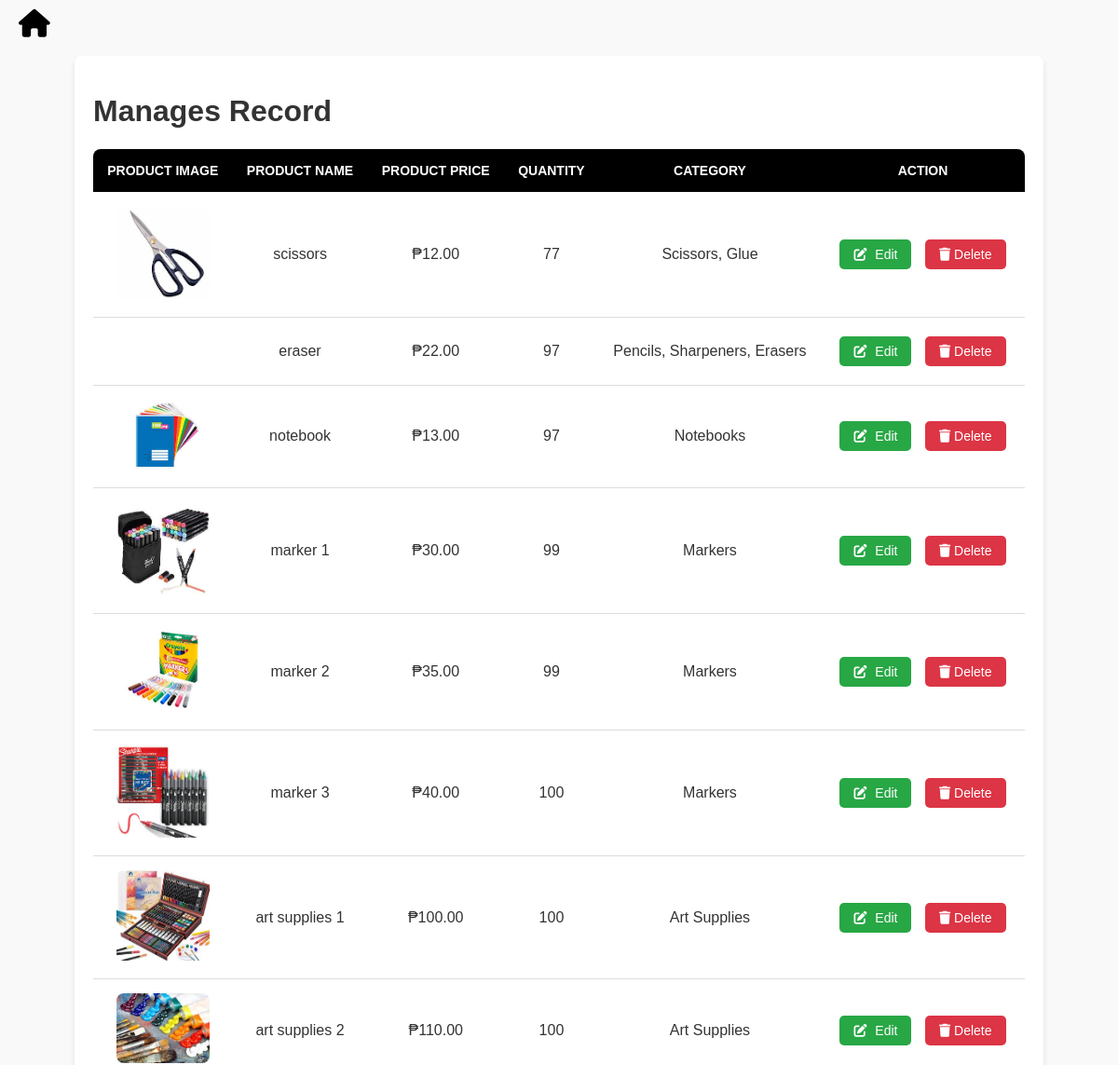
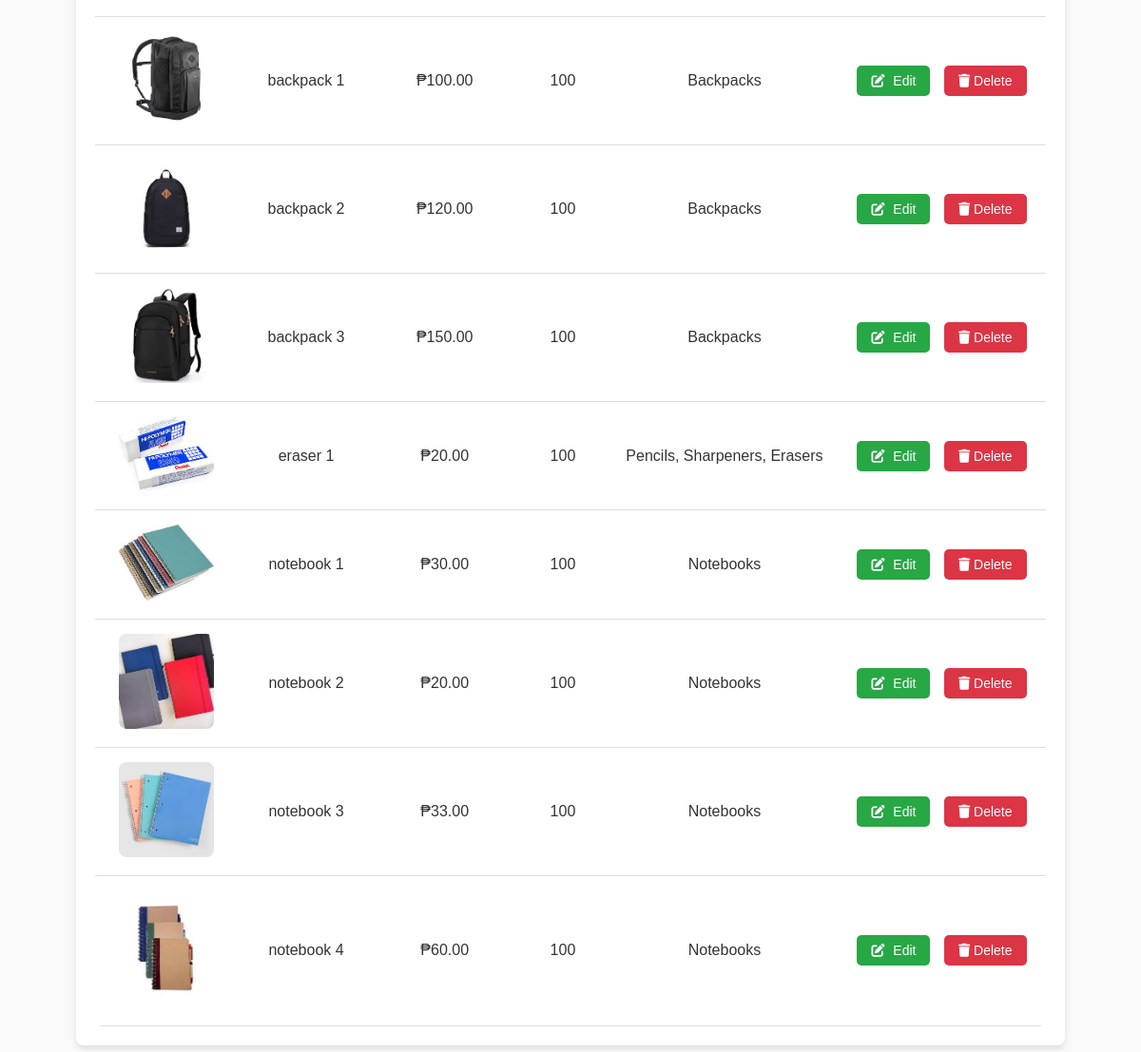
/products/product_list.php, run on an earlier commit of the app's database (2 pictures, top to bottom).
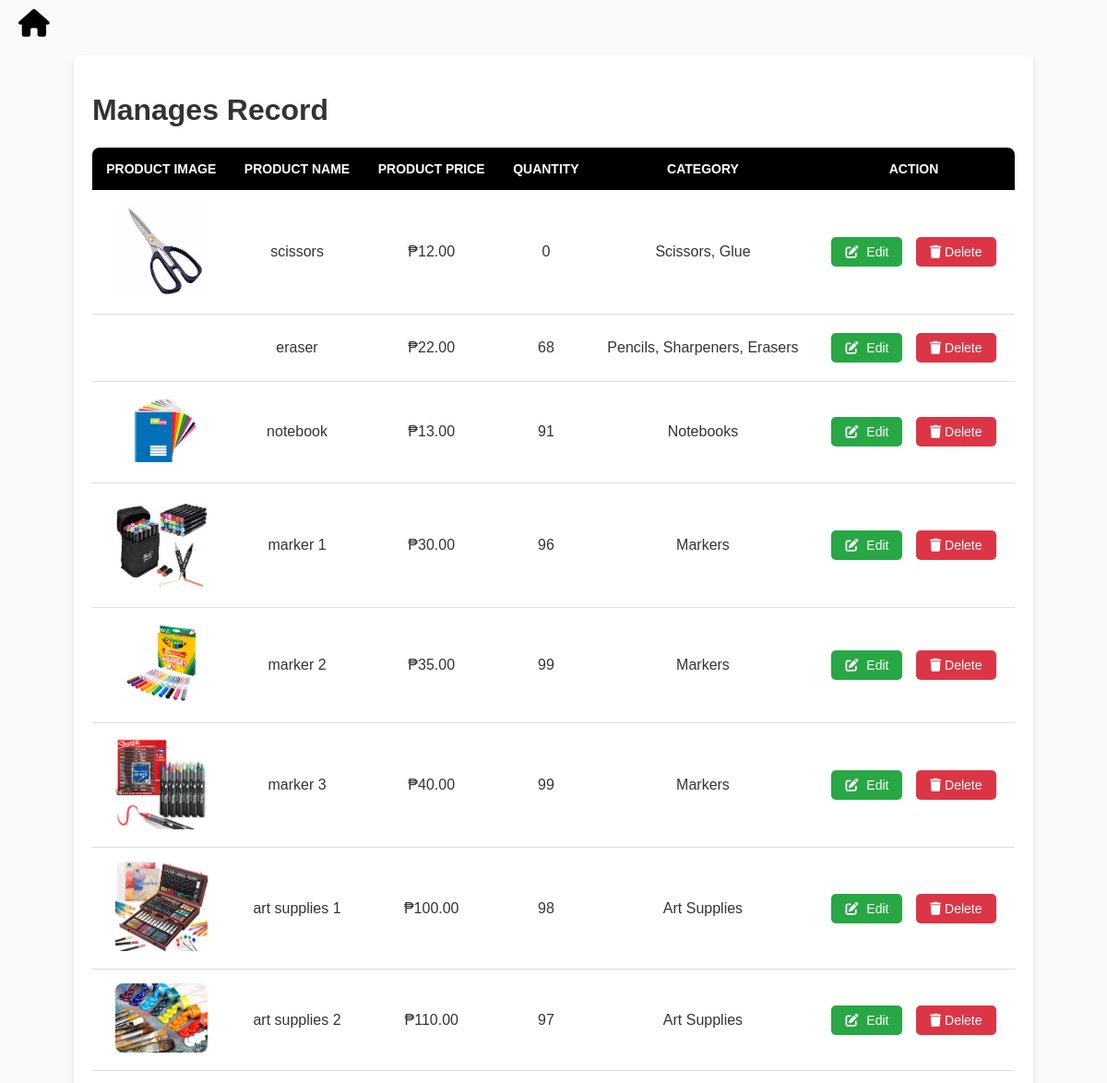
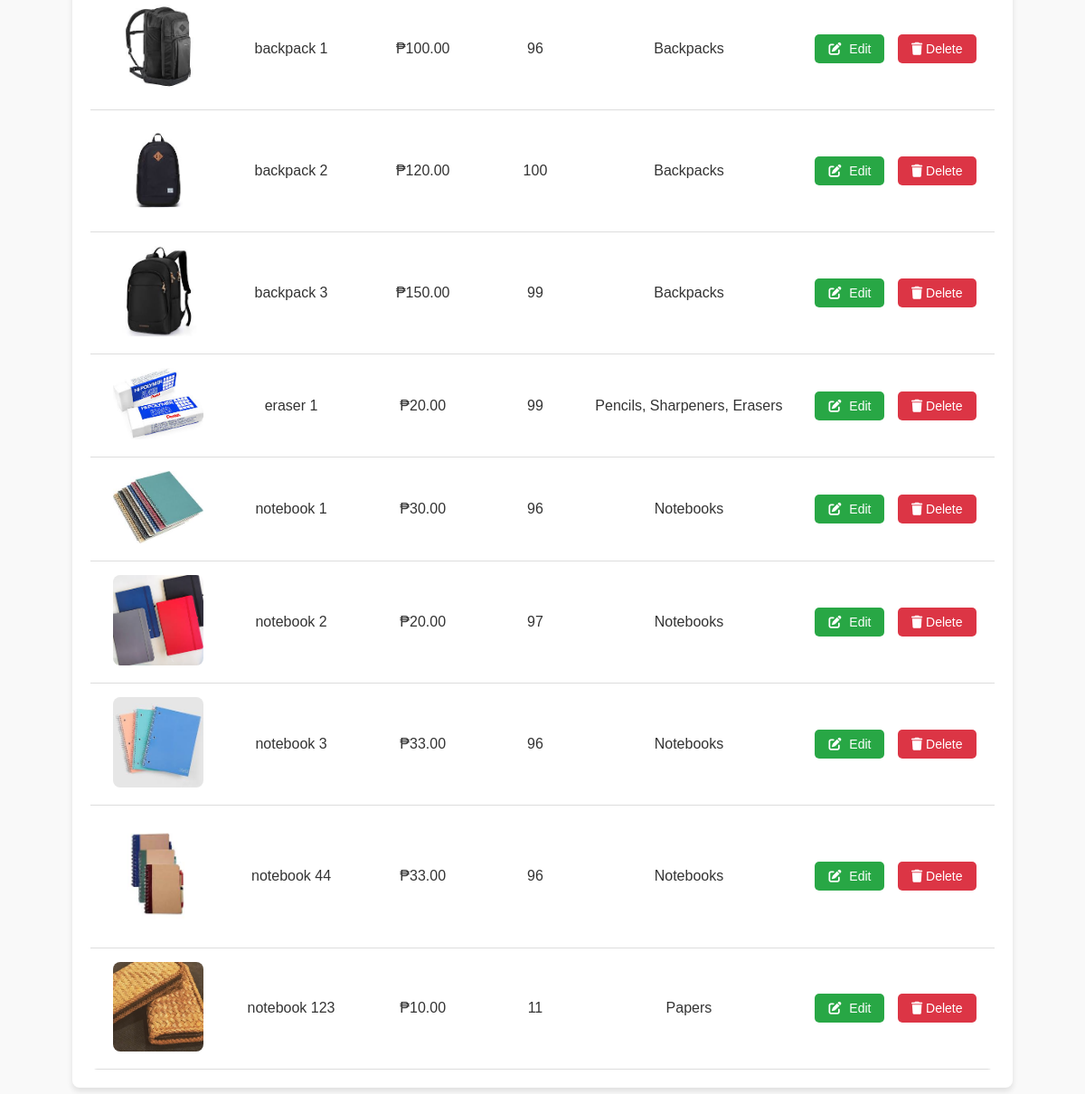
And on a later commit of the database (2 pictures, top to bottom).
### tables this page shows
CREATE TABLE `products` (
  `product_id` int(11) NOT NULL,
  `product_name` varchar(100) DEFAULT NULL,
  `description` text DEFAULT NULL,
  `price` decimal(10,2) DEFAULT NULL,
  `quantity` int(11) NOT NULL DEFAULT 0,
  `image` varchar(100) DEFAULT NULL,
  `category` varchar(255) NOT NULL,
  `created_at` timestamp NOT NULL DEFAULT current_timestamp()
);

### products/product_list.php (the view, shortened to what this page needs)
<?php
@include '../connections/config.php';
$select = mysqli_query($conn, "SELECT * FROM products");
?>
<!DOCTYPE html>
<html lang="en">
<head>
    <link href="https://cdnjs.cloudflare.com/ajax/libs/font-awesome/6.0.0/css/all.min.css" rel="stylesheet">
    <link rel="stylesheet" href="assets/product.css">
</head>
<body>
    <div class="back-button-container">
        <a href="products.php" class="back-button"><i class="fa-solid fa-house"></i></a>
    </div>
    <div class="product-display">
        <h1>Manages Record</h1>
        <table class="product-display-table">
            <thead>
                <tr>
                    <th>Product Image</th>
                    <th>Product Name</th>
                    <th>Product Price</th>
                    <th>Quantity</th>
                    <th>Category</th>
                    <th>Action</th>
                </tr>
            </thead>
            <tbody>
                <?php while ($row = mysqli_fetch_assoc($select)) { ?>
                    <tr>
                        <td><img src="product_pics/<?php echo htmlspecialchars($row['image']); ?>" height="100" alt=""></td>
                        <td><?php echo htmlspecialchars($row['product_name']); ?></td>
                        <td>₱<?php echo htmlspecialchars($row['price']); ?></td>
                        <td><?php echo htmlspecialchars($row['quantity']); ?></td>
                        <td><?php echo htmlspecialchars($row['category']); ?></td>
                        <td>
                            <a href="update_prod.php?edit=<?php echo $row['product_id']; ?>" class="btn">
                                <i class="fas fa-edit"></i> Edit
                            </a>
                            <a href="product_list.php?delete=<?php echo $row['product_id']; ?>" class="btn btn-danger"
                               onclick="return confirm('Are you sure you want to delete this product?');">
                               <i class="fa-solid fa-trash"></i> Delete
                            </a>
                        </td>
                    </tr>
                <?php } ?>
            </tbody>
        </table>
    </div>
</body>
</html>

### products/assets/product.css (style rules this page uses)
body { font-family: Arial, sans-serif; margin: 0; padding: 0; background-color: #f9f9f9; color: #333; }
.back-button-container { margin: 10px 0; }
.back-button { text-decoration: none; color: black; padding: 10px 20px; border-radius: 5px; font-size: 16px; transition: background-color 0.3s; }
.back-button i { font-size: 30px; }
.product-display { margin: 20px auto; padding: 20px; background: #fff; border-radius: 8px; box-shadow: 0 4px 6px rgba(0, 0, 0, 0.1); max-width: 1000px; }
.product-display-table { width: 100%; border-collapse: collapse; overflow: hidden; border-radius: 8px; }
.product-display-table thead { background-color: black; color: white; }
.product-display-table th, .product-display-table td { padding: 15px; text-align: center; }
.product-display-table th { font-weight: bold; text-transform: uppercase; font-size: 14px; }
.product-display-table td { border-bottom: 1px solid #ddd; }
.product-display-table img { max-width: 100px; height: auto; border-radius: 8px; }
.btn { text-decoration: none; color: white; background-color: #28a745; padding: 8px 15px; border-radius: 5px; font-size: 14px; display: inline-block; margin: 5px; transition: background-color 0.3s; }
.btn .fas { margin-right: 5px; }
.btn-danger { background-color: #dc3545; }

What changed in the data, as far as the page shows it:
removed products: image (picture), product_name "notebook 4", price "60.00", quantity "100", category "Notebooks"
changed products "scissors": quantity "77" → "0"
changed products "eraser": quantity "97" → "68"
changed products "notebook": quantity "97" → "91"
changed products "marker 1": quantity "99" → "96"
changed products "marker 3": quantity "100" → "99"
changed products "art supplies 1": quantity "100" → "98"
changed products "art supplies 2": quantity "100" → "97"
changed products "backpack 1": quantity "100" → "96"
changed products "backpack 3": quantity "100" → "99"
changed products "eraser 1": quantity "100" → "99"
changed products "notebook 1": quantity "100" → "96"
changed products "notebook 2": quantity "100" → "97"
changed products "notebook 3": quantity "100" → "96"
added products: image (picture), product_name "notebook 44", price "33.00", quantity "96", category "Notebooks"
added products: image (picture), product_name "notebook 123", price "10.00", quantity "11", category "Papers"
